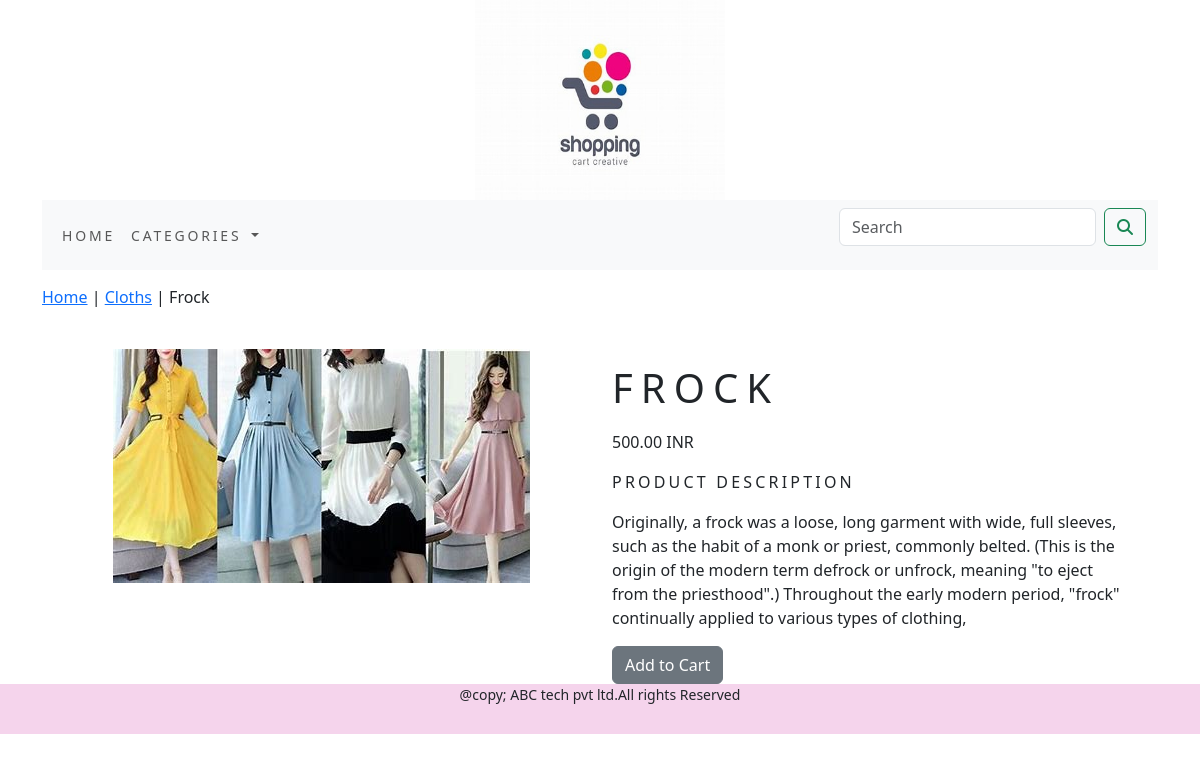
The page /shop/cloths/frock/ on the database its author committed.
### shop/models.py (models this page shows, shortened)
class Product(models.Model):
    name=models.CharField(max_length=250, unique=True)
    slug=models.SlugField(max_length=250,unique=True)
    description=models.TextField(blank=True)
    price=models.DecimalField(max_digits=10,decimal_places=2)
    category=models.ForeignKey(Category,on_delete=models.CASCADE)
    image=models.ImageField(upload_to='product', blank=True)
    stock=models.IntegerField()
    available=models.BooleanField(default=True)
    created=models.DateTimeField(auto_now_add=True)
    updated=models.DateTimeField(auto_now=True)
    class Meta:
        ordering=('name',)
        verbose_name='product'
        verbose_name_plural='products'

class Category(models.Model):
    name=models.CharField(max_length=250, unique=True)
    slug=models.SlugField(max_length=250,unique=True)
    description=models.TextField(blank=True)
    image=models.ImageField(upload_to='category',blank=True)
    class Meta:
        ordering=('name',)
        verbose_name='category'
        verbose_name_plural='categories'
    def get_url(self):
        return reverse('shop:products_by_category', args=[self.slug])
    def __str__(self):
        return '{}'.format(self.name)

### shop/views.py (the view)
# urls.py: path('<slug:c_slug>/<slug:product_slug>/',views.proDetail, name='prodCatdetail'),
def proDetail(request,c_slug,product_slug):
    try:
        product=Product.objects.get(category__slug=c_slug,slug=product_slug)
    except Exception as e:
        raise e
    return render(request,'product.html',{'product':product})

### cart/context_processors.py (called while the page is built)
def counter(request):
    item_count=0
    if 'admin' in request.path:
        return {}
    else:
        try:
            cart=Cart.objects.filter(cart_id=_cart_id(request))
            cart_items=CartItem.objects.all().filter(cart=cart[:1])
            for cart_item in cart_items:
                item_count += cart_item.quantity
        except Cart.DoesNotExist:
            item_count=0
    return  dict(item_count=item_count)

### cart/views.py (called while the page is built)
def _cart_id(request):
    cart=request.session.session_key
    if not cart:
        cart=request.session.create()
    return cart

### shop/context_processors.py (called while the page is built)
def menu_links(request):
    links=Category.objects.all()
    return dict(links=links)

### templates/product.html (shortened to what this page needs)
{% extends 'base.html' %}
{% load static %}
{% block content %}
<div class="row my_prod_row_class">
  <div class="mx_auto">
    <p> <a href="{% url 'shop:allProdCat' %}">Home</a> | <a href="{{product.category.get_url}}">{{product.category}}</a> | {{product.name}}</p>
  </div>
</div>
<div class="container">
<br>
<div class="row">
  <div class="col-12 col-sm-12 col-md-12 col-lg-6 text-center">
    <div style="min-width:18rem;">
      <img src="{{product.image.url}}" alt="{{product.name}}">
    </div>
  </div>
   <div class="col-12 col-sm-12 col-md-12 col-lg-6">
     <div>
     <h1 class="my_prod_title"> {{product.name}}</h1>
     <p>{{product.price}} INR</p>
     <p class=" my_title"> Product Description</p>
     <p class="text-justify my_prod_text">{{product.description}}</p>
     {% if product.stock <= 0 %}
     <p class="text-justify my_prod_text"><b>OUT OF STOCK</b></p>
     {% else %}
     <a class="btn btn-secondary" href="{% url 'cart:add_cart' product.id %}">Add to Cart</a>
     {% endif %}
   </div>
</div>
</div>
</div>
{% endblock %}

### shop/static/css/custom.css (style rules this page uses)
.my_title { font-size : 16px; text-transform : uppercase; letter-spacing : .2em; }
.my_prod_row_class { padding-top : 15px; padding-bottom: 20 px; }
.my_prod_title { font-size : 16 px; text-transform : uppercase; letter-spacing : .2em; padding-top :15px; padding-bottom :10px; }
.my_prod_text { padding-right :20px; }

### rows shown on the page
Product: category "Cloths", name "Frock", image (picture), name "FROCK", price "500.00", description "Originally, a frock was a loose, long garment with wide, full sleeves, such as the habit of a monk or priest, commonly belted. (This is the origin of the modern term defrock or unfrock, meaning \"to eject from the priesthood\".) Throughout the early modern period, \"frock\" continually applied to various types of clothing,"
